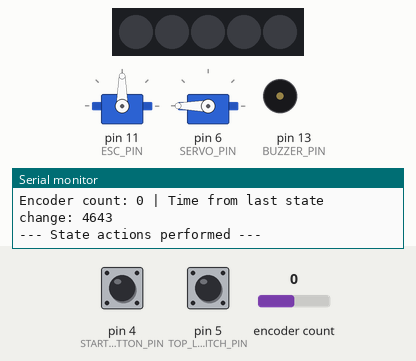
Recording of a sketch running on a simulated Arduino Uno, built with avr-gcc and run on an emulated ATmega328P. Shown: 2 × servo, 5 RGB LEDs in strip order, left to right, buzzer (waves = sounding), the last lines printed to the serial monitor. The test bench sets the inputs (shaded band); at power-on: pin 4 (START_BUTTON_PIN) HIGH, pin 5 (TOP_LIMIT_SWITCH_PIN) HIGH, encoder count 0. Dim RGB values are drawn brighter than linear.

Above: at 5.2 s.
5.3 s: pin 4 (START_BUTTON_PIN) pulled LOW for 1 s
At 6.6 s:
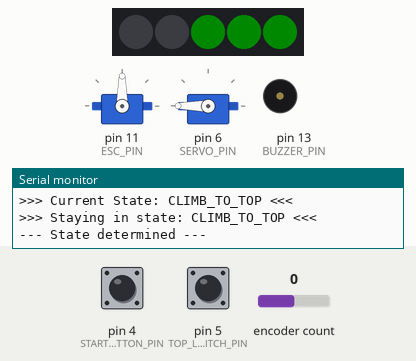
9.4 s: pin 5 (TOP_LIMIT_SWITCH_PIN) pulled LOW for 1 s
At 10.5 s:
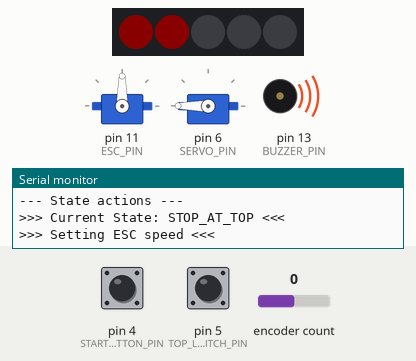
21.3 s: encoder count set to 3
At 26.6 s:
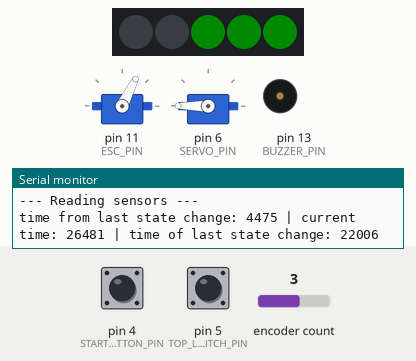
Timing chart, 0 to 28.1 s (numbered marks = the images above; inputs shaded):
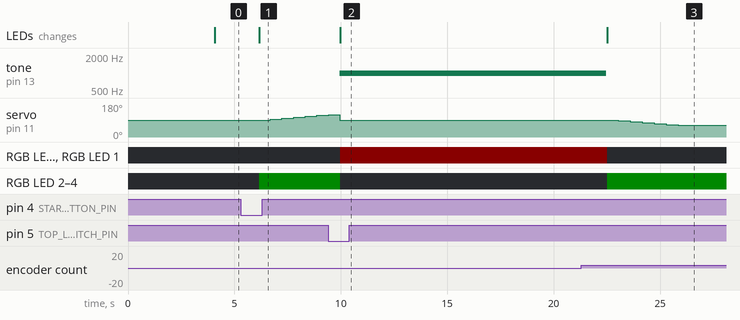

Measured:
- after the input at 5.3 s, servo on pin 11 (ESC_PIN): moves from 90° to 114° over 2.2 s, starting after 1.4 s; RGB LED 2–4: off → RGB(0, 10, 0) after 0.88 s; the LEDs: change after 0.88 s (image 1)
- after the input at 9.4 s, tone on pin 13 (BUZZER_PIN): silent → 1000 Hz after 0.55 s; RGB LED 0, RGB LED 1: off → RGB(10, 0, 0) after 0.58 s; RGB LED 2–4: RGB(0, 10, 0) → off after 0.58 s; the LEDs: change after 0.58 s (image 2)
- after the input at 21.3 s, tone on pin 13 (BUZZER_PIN): goes on until 22.5 s, then stays silent; servo on pin 6 (SERVO_PIN): stays 180° (without the input it goes to 0° after 6.1 s)

The sketch:

main.ino
```cpp
#include <Adafruit_NeoPixel.h>
#include <Encoder.h>
#include <Servo.h>

// -----
// Config
// -----

bool START_BUTTON_RESETS = false;

// -----
// Pins
// -----

// esc
const int ESC_PIN = 11; // 3, 5, 6, 9, 10, and 11 all should work

// encoder
const int ENCODER_PIN_A = 2;
const int ENCODER_PIN_B = 3;

// buttons
const int START_BUTTON_PIN = 4;
const int TOP_LIMIT_SWITCH_PIN = 5;

// buzzer
const int BUZZER_PIN = 13;

// led
const int LED_PIN = 10;

// chain servo
const int SERVO_PIN = 6;


// -----
// Interfaces
// -----
Servo esc;

Encoder encoder_wheel(ENCODER_PIN_A, ENCODER_PIN_B);

const int NUM_RED_LEDS = 2;
const int NUM_GREEN_LEDS = 3;
Adafruit_NeoPixel pixels(NUM_RED_LEDS + NUM_GREEN_LEDS, LED_PIN, NEO_GRB + NEO_KHZ800);

Servo chain_holder;

// -----
// Consts
// -----

// time (in milliseconds)
const int TIME_STOPPED_AT_TOP = 12000;
const int TIME_STOPPED_AT_BOTTOM = 4000;
const int TIME_STOPPED_AT_INTERMEDIATE = 3000;

// esc
const int MAX_THROTTLE = 2000;
const int NEUTRAL_THROTTLE = 1500;
const int MIN_THROTTLE = 1000;

// tracking wheel distances in millimeters
const int TOP_DISTANCE = 1800;
const int INTERMEDIATE_DISTANCE = 900;
const int WHEEL_RADIUS = 100;

// tracking wheel encoder counts
const int MIN_ENCODER_COUNT = 0;
const int ENCODER_COUNTS_PER_REV = 1400;
// const int TOP_ENCODER_COUNT = (TOP_DISTANCE / (WHEEL_RADIUS * 2 * 3.14159)) * ENCODER_COUNTS_PER_REV;
// const int INTERMEDIATE_ENCODER_COUNT = (INTERMEDIATE_DISTANCE / (WHEEL_RADIUS * 2 * 3.14159)) * ENCODER_COUNTS_PER_REV;;
const int TOP_ENCODER_COUNT = 1000;
const int INTERMEDIATE_ENCODER_COUNT = 500;

// "pid" constants
const float SLOWDOWN_THRESHOLD = 0.5;
const int MIN_SPEED = 60; // 10% of max speed
const int MIN_FORWARD_SPEED = NEUTRAL_THROTTLE + MIN_SPEED;
const int MIN_REVERSE_SPEED = NEUTRAL_THROTTLE - MIN_SPEED;
const int MAX_FORWARD_SPEED = NEUTRAL_THROTTLE + 150;
const int MAX_REVERSE_SPEED = NEUTRAL_THROTTLE - 150;
const int RAMP_UP_TIME = 3000;

// led
const uint32_t RED = pixels.Color(255, 0, 0);
const uint32_t GREEN = pixels.Color(0, 255, 0);
const uint32_t OFF = pixels.Color(0, 0, 0);

// chain servo
const int SERVO_OPEN_PWM = 1000;
const int SERVO_CLOSED_PWM = 2000;

enum class State {
  START,
  CLIMB_TO_TOP,
  STOP_AT_TOP,
  RETURN_TO_BOTTOM,
  STOP_AT_BOTTOM,
  CLIMB_TO_INTERMEDIATE,
  STOP_AT_INTERMEDIATE,
  END
};

enum class Direction {
  FORWARD,
  REVERSE,
  STOP
};

// -----
// Global variables
// ----
State current_state = State::START;
unsigned long time_of_last_state_change = 0;

// Setup code
void setup() {
  Serial.begin(9600);
  Serial.println("Main system start");

  pinMode(START_BUTTON_PIN, INPUT_PULLUP);
  pinMode(TOP_LIMIT_SWITCH_PIN, INPUT_PULLUP);
  Serial.println("Button pins initialized");

  esc_arming_sequence();
  Serial.println(">>> ESC arming complete <<<");

  encoder_wheel.write(MIN_ENCODER_COUNT);
  Serial.println("Encoder reset to 0");

  pinMode(BUZZER_PIN, OUTPUT);
  Serial.println("Buzzer pin initialized");

  chain_holder.attach(SERVO_PIN, SERVO_OPEN_PWM, SERVO_CLOSED_PWM);
  chain_holder.write(SERVO_CLOSED_PWM);
  Serial.println("Chain servo attachced");

  pixels.begin();
  pixels.setBrightness(10);
  pixels.show();
  Serial.println("Neopixel initialization");
}

// Loop code
void loop() {
  // Read the sensor and timing values
  Serial.println("--- Reading sensors ---");

  // Time
  const long current_time = millis();
  long time_from_last_state_change = current_time - time_of_last_state_change;
  Serial.print("time from last state change: ");
  Serial.print(time_from_last_state_change);
  Serial.print(" | current time: ");
  Serial.print(current_time);
  Serial.print(" | time of last state change: ");
  Serial.println(time_of_last_state_change);

  // Buttons
  const bool start_button_pressed = digitalRead(START_BUTTON_PIN) == LOW;
  const bool top_limit_switch_triggered = digitalRead(TOP_LIMIT_SWITCH_PIN) == LOW;
  Serial.print("Start button pressed: ");
  Serial.println(start_button_pressed ? "YES" : "NO");
  Serial.print("Top limit switch triggered: ");
  Serial.println(top_limit_switch_triggered ? "YES" : "NO");

  // Encoder
  const long encoder_count = encoder_wheel.read();
  Serial.print("Encoder count: ");
  Serial.println(encoder_count);

  Serial.println("--- Sensors read complete ---");

  // Determine the state and perform actions
  State new_state = determine_state(start_button_pressed, top_limit_switch_triggered, encoder_count, time_from_last_state_change);
  if (new_state != current_state) {
    Serial.print(">>> State changed <<<");
    current_state = new_state;
    time_of_last_state_change = current_time;
    time_from_last_state_change = 0;
  }
  Serial.println("--- State determined ---");
  action_at_state(encoder_count, time_from_last_state_change);
  Serial.println("--- State actions performed ---");
}

// -----
// Drivers
// -----

// arms esc
void esc_arming_sequence() {
  Serial.println(">>> ESC arming begin <<<");
  Serial.println("Manually setting ESC pin to 0");
  pinMode(ESC_PIN, OUTPUT);
  digitalWrite(ESC_PIN, LOW);
  delay(1000);
  esc.attach(ESC_PIN, MIN_THROTTLE, MAX_THROTTLE);

  Serial.println("Sending neutral signal to arm ESC");
  esc.writeMicroseconds(NEUTRAL_THROTTLE);

  delay(3000);
}

// Maps encoder count to how fast to run the BLDC
// Slows down as it approaches the target position and is past the threshold
void set_esc_speed(long encoder_count, long target, Direction direction, long time_from_last_state_change) {
  Serial.println(">>> Setting ESC speed <<<");
  Serial.print("Encoder count: ");
  Serial.print(encoder_count);
  Serial.print(" | Time from last state change: ");
  Serial.println(time_from_last_state_change);
  if (direction == Direction::FORWARD) {
    const long slowdown_threshold_ticks = SLOWDOWN_THRESHOLD * (target - MIN_ENCODER_COUNT) + MIN_ENCODER_COUNT;
    if (encoder_count < slowdown_threshold_ticks) {
      // Ramp to max speed
      if (time_from_last_state_change < RAMP_UP_TIME) {
        int pwm = map(time_from_last_state_change, 0, RAMP_UP_TIME, NEUTRAL_THROTTLE, MAX_FORWARD_SPEED);
        int safe_pwm = constrain(pwm, NEUTRAL_THROTTLE, MAX_FORWARD_SPEED);
        esc.writeMicroseconds(safe_pwm);
        return;
      }
      esc.writeMicroseconds(MAX_FORWARD_SPEED);
      return;
    }

    int pwm = map(encoder_count, slowdown_threshold_ticks, target, MAX_FORWARD_SPEED, MIN_FORWARD_SPEED);
    int safe_pwm = constrain(pwm, MIN_FORWARD_SPEED, MAX_FORWARD_SPEED);
    esc.writeMicroseconds(safe_pwm);
    return;
  }

  if (direction == Direction::REVERSE) {
    const long slowdown_threshold_ticks_reverse = (1 - SLOWDOWN_THRESHOLD) * (target - MIN_ENCODER_COUNT) + MIN_ENCODER_COUNT;
    if (encoder_count > slowdown_threshold_ticks_reverse) {
      // Ramp to max speed
      if (time_from_last_state_change < RAMP_UP_TIME) {
        int pwm = map(time_from_last_state_change, 0, RAMP_UP_TIME, NEUTRAL_THROTTLE, MAX_REVERSE_SPEED);
        int safe_pwm = constrain(pwm, MAX_REVERSE_SPEED, NEUTRAL_THROTTLE);
        esc.writeMicroseconds(safe_pwm);
        return;
      }
      esc.writeMicroseconds(MAX_REVERSE_SPEED);
      return;
    }

    int pwm = map(encoder_count, slowdown_threshold_ticks_reverse, MIN_ENCODER_COUNT, MAX_REVERSE_SPEED, MIN_REVERSE_SPEED);
    int safe_pwm = constrain(pwm, MAX_REVERSE_SPEED, MIN_REVERSE_SPEED);
    esc.writeMicroseconds(safe_pwm);
    return;
  }

  esc.writeMicroseconds(NEUTRAL_THROTTLE);
}

// Turn on or off
void buzzer_state(bool buzzer_on) {
  if (buzzer_on) {
    tone(BUZZER_PIN, 1000);
    return;
  }
  noTone(BUZZER_PIN);
}

// Turn green and red lights on or off
void neopixel_state(bool red_on, bool green_on) {
  for (int i = 0; i < NUM_RED_LEDS; i++) {
    if (red_on) {
      pixels.setPixelColor(i, RED);
    } else {
      pixels.setPixelColor(i, OFF);
    }
  }
  for (int i = NUM_RED_LEDS; i < NUM_RED_LEDS + NUM_GREEN_LEDS; i++) {
    if (green_on) {
      pixels.setPixelColor(i, GREEN);
    } else {
      pixels.setPixelColor(i, OFF);
    }
  }
  pixels.show();
}

// Servo open or closed
void chain_servo_state(bool open) {
  if (open) {
    chain_holder.write(SERVO_OPEN_PWM); // open position
    return;
  }
  chain_holder.write(SERVO_CLOSED_PWM); // closed position
}

// -----
// State machine logic
// -----

// Based on the inputs and current state, determine the next state
State determine_state(bool start_button_pressed, bool top_limit_switch_triggered, long encoder_count, long time_from_last_state_change) {
  Serial.println("--- Determining state ---");
  if (current_state != State::START && START_BUTTON_RESETS && start_button_pressed) {
    Serial.println(">>> Current State: not START, but start button pressed and reset config is on");
    Serial.println(">>> Resetting to START state <<<");
    return State::START;
  }
  switch (current_state) {
    case State::START: {
      Serial.println(">>> Current State: START <<<");
      bool go_to_next_stage = start_button_pressed;
      if (go_to_next_stage) {
        return State::CLIMB_TO_TOP;
      }
      Serial.println(">>> Staying in state: START <<<");
      break;
    }
    case State::CLIMB_TO_TOP: {
      Serial.println(">>> Current State: CLIMB_TO_TOP <<<");
      bool go_to_next_stage = top_limit_switch_triggered;
      if (go_to_next_stage) {
        return State::STOP_AT_TOP;
      }
      Serial.println(">>> Staying in state: CLIMB_TO_TOP <<<");
      break;
    }
    case State::STOP_AT_TOP: {
      Serial.println(">>> Current State: STOP_AT_TOP <<<");
      bool go_to_next_stage = time_from_last_state_change > TIME_STOPPED_AT_TOP;
      if (go_to_next_stage) {
        return State::RETURN_TO_BOTTOM;
      }
      Serial.println(">>> Staying in state: STOP_AT_TOP <<<");
      break;
    }
    case State::RETURN_TO_BOTTOM: {
      Serial.println(">>> Current State: RETURN_TO_BOTTOM <<<");
      bool go_to_next_stage = encoder_count <= MIN_ENCODER_COUNT;
      if (go_to_next_stage) {
        return State::STOP_AT_BOTTOM;
      }
      Serial.println(">>> Staying in state: RETURN_TO_BOTTOM <<<");
      break;
    }
    case State::STOP_AT_BOTTOM: {
      Serial.println(">>> Current State: STOP_AT_BOTTOM <<<");
      bool go_to_next_stage = time_from_last_state_change > TIME_STOPPED_AT_BOTTOM;
      if (go_to_next_stage) {
        return State::CLIMB_TO_INTERMEDIATE;
      }
      Serial.println(">>> Staying in state: STOP_AT_BOTTOM <<<");
      break;
    }
    case State::CLIMB_TO_INTERMEDIATE: {
      bool go_to_next_stage = encoder_count >= INTERMEDIATE_ENCODER_COUNT;
      if (go_to_next_stage) {
        return State::STOP_AT_INTERMEDIATE;
      }
      Serial.println(">>> Staying in state: CLIMB_TO_INTERMEDIATE <<<");
      break;
    }
    case State::STOP_AT_INTERMEDIATE: {
      Serial.println(">>> Current State: STOP_AT_INTERMEDIATE <<<");
      bool go_to_next_stage = time_from_last_state_change > TIME_STOPPED_AT_INTERMEDIATE;
      if (go_to_next_stage) {
        return State::END;
      }
      Serial.println(">>> Staying in state: STOP_AT_INTERMEDIATE <<<");
      break;
    }
    case State::END: {
      Serial.println(">>> Current State: END <<<");
      Serial.println(">>> Staying in state: END <<<");
      break;
    }
    default: {
      Serial.println("Error: Unknown state");
      break;
    }
  }
  return current_state;
}

// Based on the current state, perform the appropriate actions for the actuators
void action_at_state(long encoder_count, long time_from_last_state_change) {
  Serial.println("--- State actions ---");
  switch (current_state) {
    case State::START: {
      Serial.println(">>> Current State: START <<<");
      set_esc_speed(encoder_count, MIN_ENCODER_COUNT, Direction::STOP, time_from_last_state_change);
      buzzer_state(false);
      neopixel_state(false, false);
      chain_servo_state(false);
      break;
    }
    case State::CLIMB_TO_TOP: {
      Serial.println(">>> Current State: CLIMB_TO_TOP <<<");
      set_esc_speed(encoder_count, TOP_ENCODER_COUNT, Direction::FORWARD, time_from_last_state_change);
      buzzer_state(false);
      neopixel_state(false, true); // green on
      chain_servo_state(false);
      break;
    }
    case State::STOP_AT_TOP: {
      Serial.println(">>> Current State: STOP_AT_TOP <<<");
      set_esc_speed(encoder_count, TOP_ENCODER_COUNT, Direction::STOP, time_from_last_state_change);
      buzzer_state(true);
      neopixel_state(true, false); // red on
      chain_servo_state(false);
      break;
    }
    case State::RETURN_TO_BOTTOM: {
      Serial.println(">>> Current State: RETURN_TO_BOTTOM <<<");
      set_esc_speed(encoder_count, MIN_ENCODER_COUNT, Direction::REVERSE, time_from_last_state_change);
      buzzer_state(false);
      neopixel_state(false, true); // green on
      chain_servo_state(false);
      break;
    }
    case State::STOP_AT_BOTTOM: {
      Serial.println(">>> Current State: STOP_AT_BOTTOM <<<");
      set_esc_speed(encoder_count, MIN_ENCODER_COUNT, Direction::STOP, time_from_last_state_change);
      buzzer_state(true);
      neopixel_state(true, false); // red on
      chain_servo_state(false);
      break;
    }
    case State::CLIMB_TO_INTERMEDIATE: {
      Serial.println(">>> Current State: CLIMB_TO_INTERMEDIATE <<<");
      set_esc_speed(encoder_count, INTERMEDIATE_ENCODER_COUNT, Direction::FORWARD, time_from_last_state_change);
      buzzer_state(false);
      neopixel_state(false, true); // green on
      chain_servo_state(true);
      break;
    }
    case State::STOP_AT_INTERMEDIATE: {
      Serial.println(">>> Current State: STOP_AT_INTERMEDIATE <<<");
      set_esc_speed(encoder_count, INTERMEDIATE_ENCODER_COUNT, Direction::STOP, time_from_last_state_change);
      buzzer_state(true);
      neopixel_state(true, false); // red on
      chain_servo_state(true);
      break;
    }
    case State::END: {
      Serial.println(">>> Current State: END <<<");
      set_esc_speed(encoder_count, MIN_ENCODER_COUNT, Direction::STOP, time_from_last_state_change);
      buzzer_state(false);
      neopixel_state(false, false);
      chain_servo_state(true);
      break;
    }
    default: {
      Serial.println("Error: Unknown state");
      break;
    }
  }
}
```
